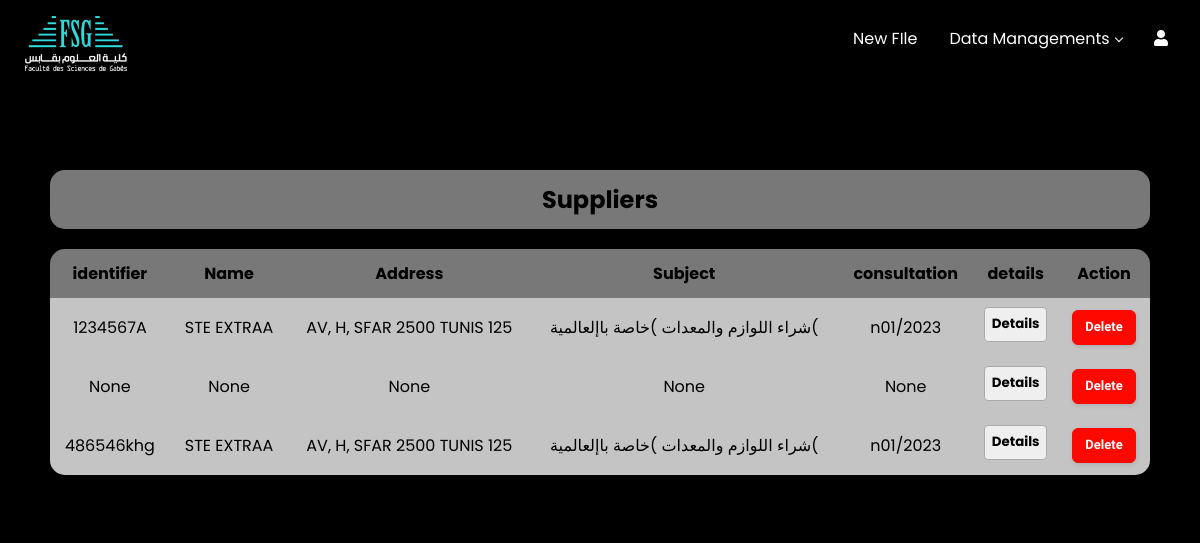
The page /gestionf on the database as committed earlier.
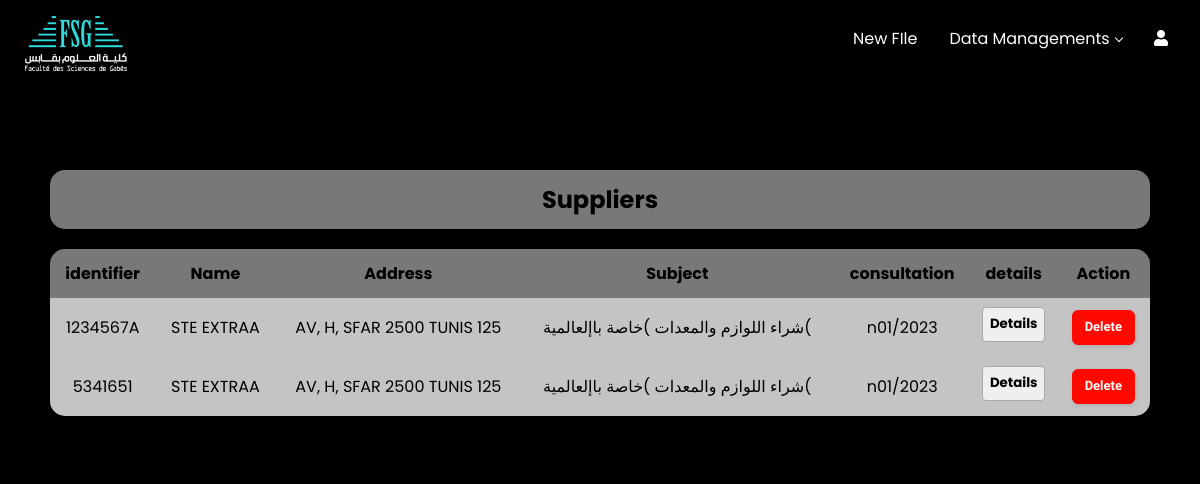
The same page on the database as committed later.
### website/models.py (models this page shows)
class Fournisseur(models.Model):
    identificateur=models.CharField(max_length=100, null=True)
    name = models.CharField(max_length=100)
    address = models.CharField(max_length=200)
    sujet = models.TextField(max_length=5000)
    consultation=models.CharField( max_length=50,null=True)

### website/views.py (the view)
# urls.py: path('gestionf', views.gestionf, name='gestionf'),
def gestionf(request):
    f_ournisseur = Fournisseur.objects.all()
    return render(request, 'gestionfournisseur.html',{'f_ournisseur': f_ournisseur} )

### website/templates/gestionfournisseur.html (shortened to what this page needs)
{% load static %}
{% block content %}
<html lang="en">
<head>
<link rel="stylesheet" href="{% static 'css/bon_commande.css' %}">
<link rel="stylesheet" href="https://cdnjs.cloudflare.com/ajax/libs/font-awesome/5.15.3/css/all.min.css"/>
<link href='https://unpkg.com/boxicons@2.1.4/css/boxicons.min.css' rel='stylesheet'>
</head>
<body>
  <div class="navbar">
    <div class="logo"><a href="{% url 'home' %}"><img src="static/images/logo.png"/></a></div>
    <div class="menubar">
         <ul class="mbar">
             <li><a href="File">New FIle</a></li>
             <li class="active">
                 <a href="#">Data Managements</a>
              </li>
              <li><a href="#"><i class="fas fa-user"></i></a>
              </li>
         </ul>
    </div>
  </div>
 <div class="table-wrapper">
    <div class="tabletitle">
        <h2 >Suppliers</h2></div>
    <table class="table table-striped table-rounded">
        <thead>
              <tr>
                <th scope="col">identifier</th>
                <th scope="col">Name</th>
                <th scope="col">Address</th>
                <th scope="col">Subject</th>
                <th scope="col">consultation</th>
                <th scope="col">details</th>
                <th scope="col">Action</th>
              </tr>
        </thead>
        <tbody class="table-group-divider">
                {% for item in f_ournisseur %}
                <tr scope="row">
                    <td>{{ item.identificateur }}</td>
                    <td>{{ item.name }}</td>
                    <td>{{ item.address }}</td>
                    <td>{{ item.sujet }}</td>
                    <td>{{ item.consultation }}</td>
                    <td><button class="details-button" data-item-id="{{ item.id }}">Details</button></td>
                    <td>
                      <form method="POST" action="{% url 'deletef'%}">{% csrf_token %}
                        <input type="submit"  value="Delete" class="btn-danger">
                      </form>
                  </td>
                </tr>
                {% endfor %}
        </tbody>
    </table>
 </div>
</body>
</html>
  {% endblock %}

Rows that differ between the two databases and show on the page:
removed Fournisseur: identificateur "None", name "None", address "None", sujet "None", consultation "None"
removed Fournisseur: identificateur "486546khg", name "STE EXTRAA", address "AV, H, SFAR 2500 TUNIS 125", sujet "شراء اللوازم والمعدات )خاصة باإلعالمية(", consultation "n01/2023"
added Fournisseur: identificateur "5341651", name "STE EXTRAA", address "AV, H, SFAR 2500 TUNIS 125", sujet "شراء اللوازم والمعدات )خاصة باإلعالمية(", consultation "n01/2023"
